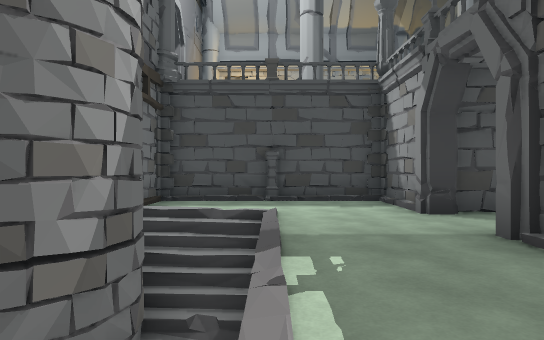
[1] (above)

17 first-person views from a walk through a scene from a Unity 3-D project. The camera is 1.2 m above the floor, looks level and sees 70° across. The floor is counted in squares, 2 m on a side. Each view is taken from the middle of a square. On the plan, view 1 faces up. The plan holds only what a view shows up to about 11 squares ahead; the rest is blank. The place goes on beyond the plan. The player character is not drawn. Some animated figures are left out. Door leaves are left out, so doorways stand open.

[2]
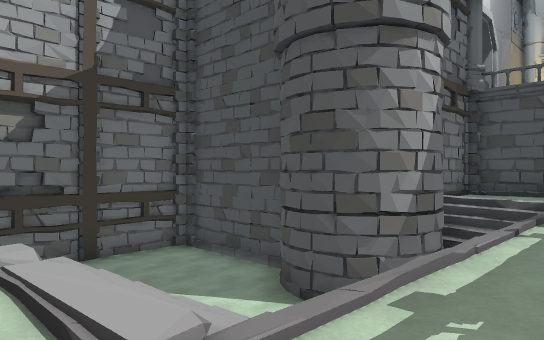

[3]
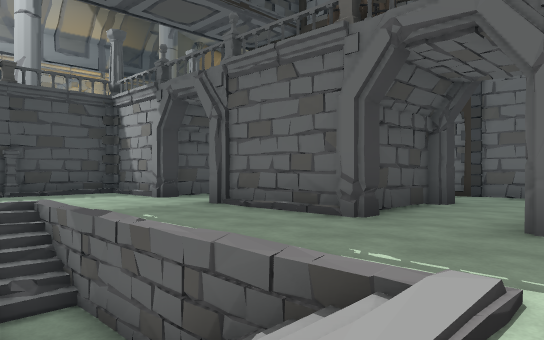

[4]
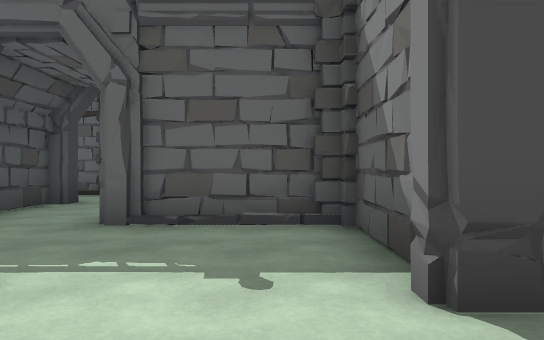

[5]
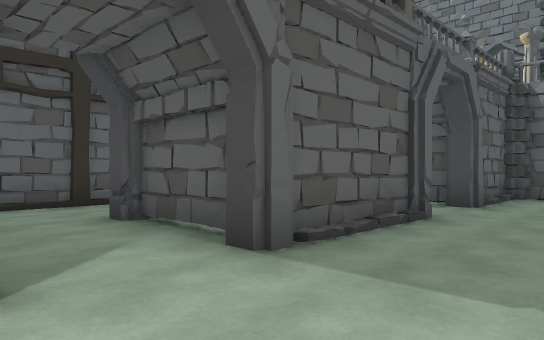

[6]
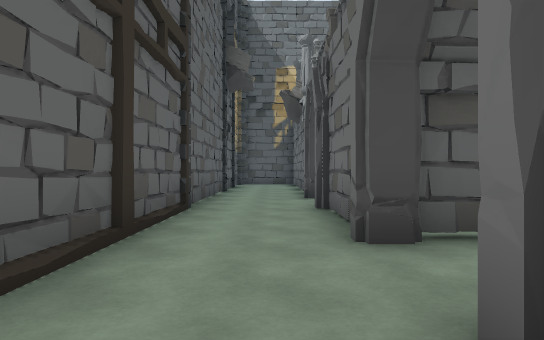

[7]
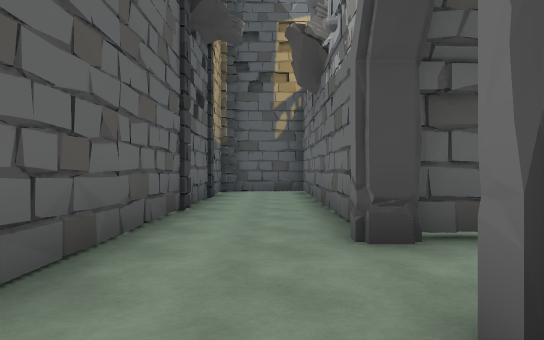

[8]
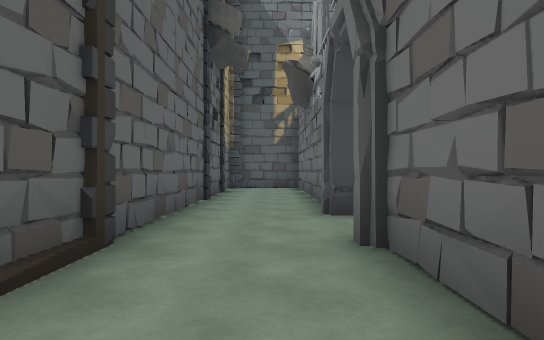

[9]
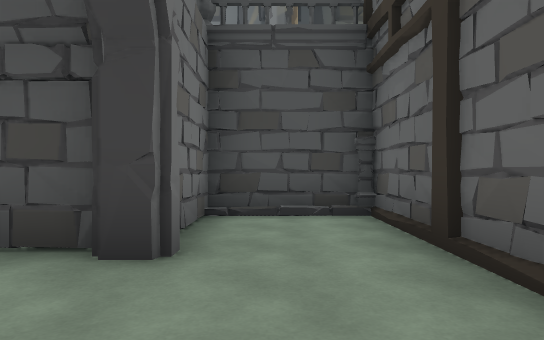

[10]
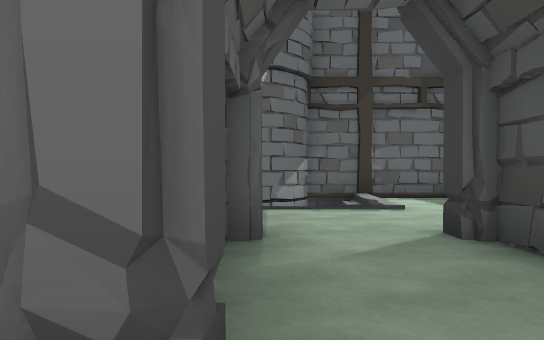

[11]
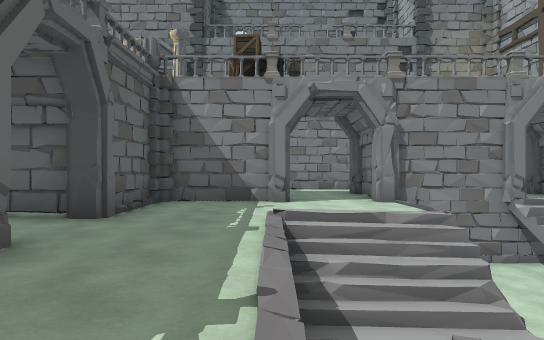

[12]
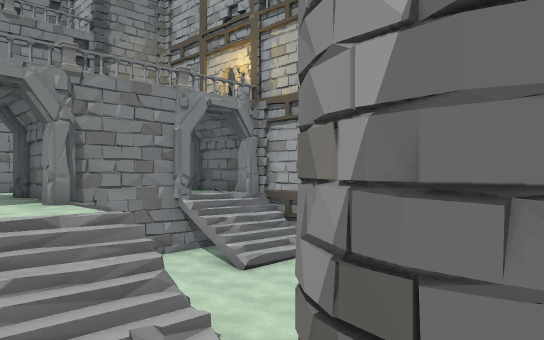

[13]
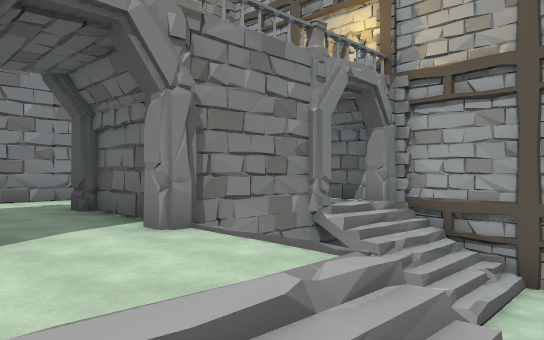

[14]
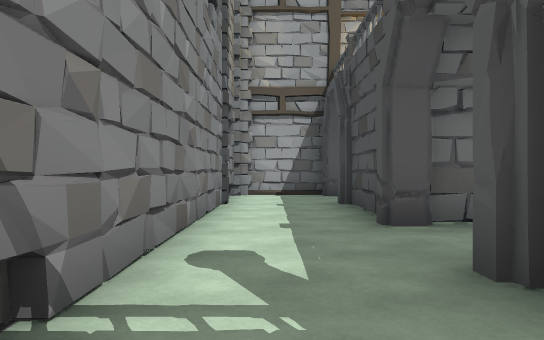

[15]
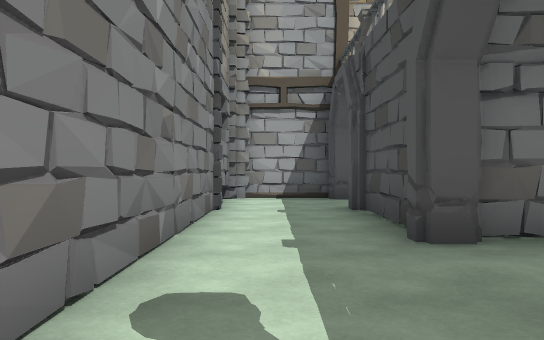

[16]
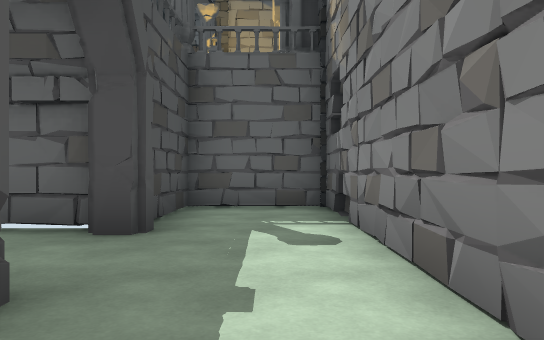

[17]
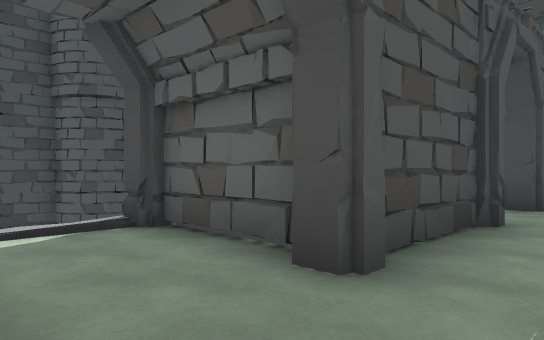

### Floor plan
Key: @ floor where view 1 was taken; # wall or solid block; . main floor; - floor 0.25 m lower than the main floor; _ floor 1.75 m lower than the main floor; < floor 2.5 m lower than the main floor; / step, stairs or slope; O other object.
Columns run from 8 left of view 1 to 8 right of it. Each row starts with its distance up from view 1.
  9      ### ##   #
  8      #./O/.# O.O
  7      #//O./# #..#
  6      #/////###..#
  5      ###/.......#
  4       ##/.......#
  3  #######/.####..#
  2  #<<<## ///###..#
  1  #<<<<<///.##O..#
  0  #<<<<#/@.......#
 -1  #<<<<--/.......#
 -2  #_#  ....####..#
 -3  #/#  .....###..#
 -4 ##/###..O### #..#
 -5  #.###..#    #..#
 -6  ..###..#### #..#
 -7 ##.........# #..#
 -8 #..........# #..#
 -9 ######## ### ####

Where each view was taken, in squares from view 1:
view 1: 0 up, 0 right, facing up
view 2: 2 down, 1 right, facing up-left
view 3: 2 down, 2 left, facing up-right
view 4: 3 down, 2 left, facing right
view 5: 6 up, 0 right, facing down-right
view 6: 7 up, 6 right, facing down
view 7: 2 up, 6 right, facing down
view 8: 4 up, 6 right, facing down
view 9: 3 up, 6 right, facing up
view 10: 4 up, 6 right, facing left
view 11: 4 up, 0 right, facing down
view 12: 4 up, 0 right, facing down-left
view 13: 0 up, 0 right, facing down-left
view 14: 8 down, 2 right, facing left
view 15: 8 down, 1 right, facing left
view 16: 8 down, 4 left, facing right
view 17: 8 down, 7 left, facing up-right
